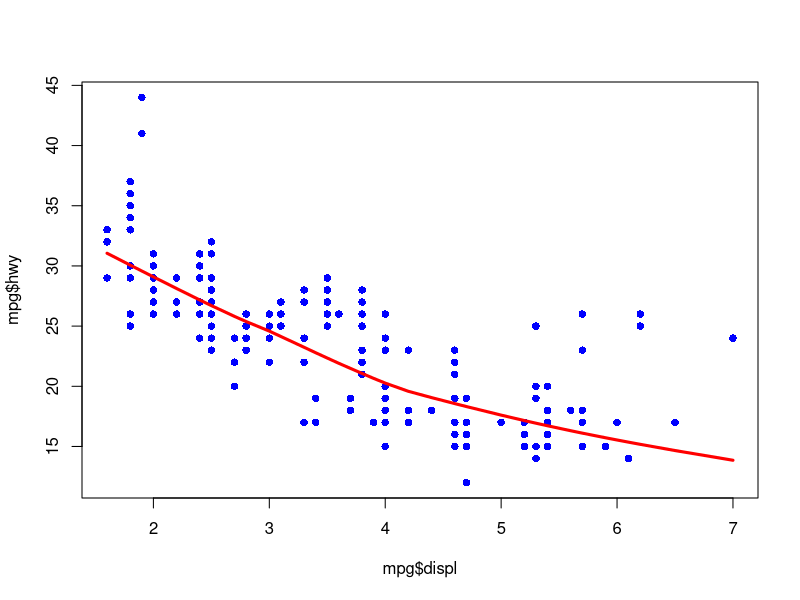
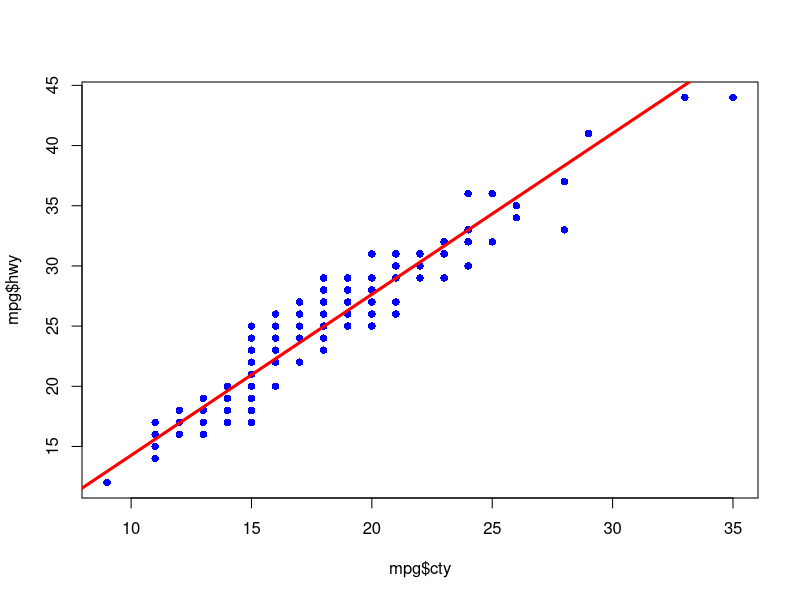
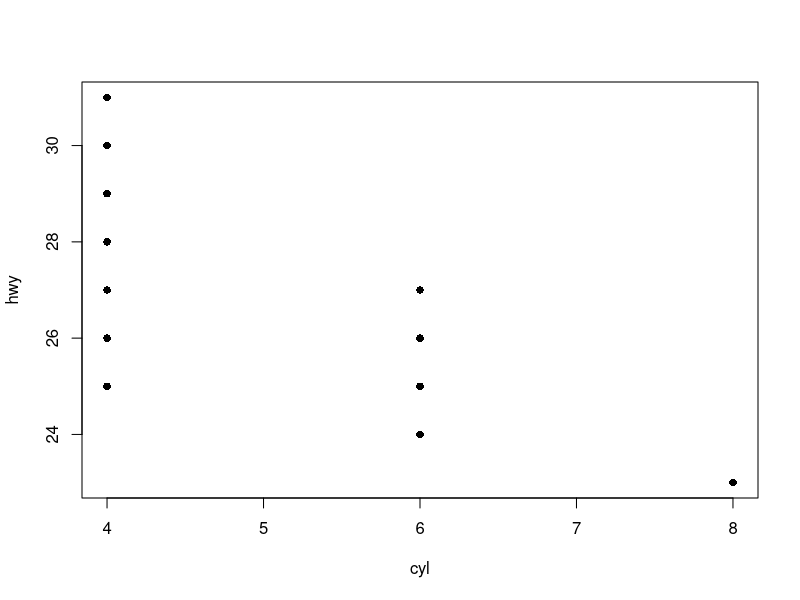
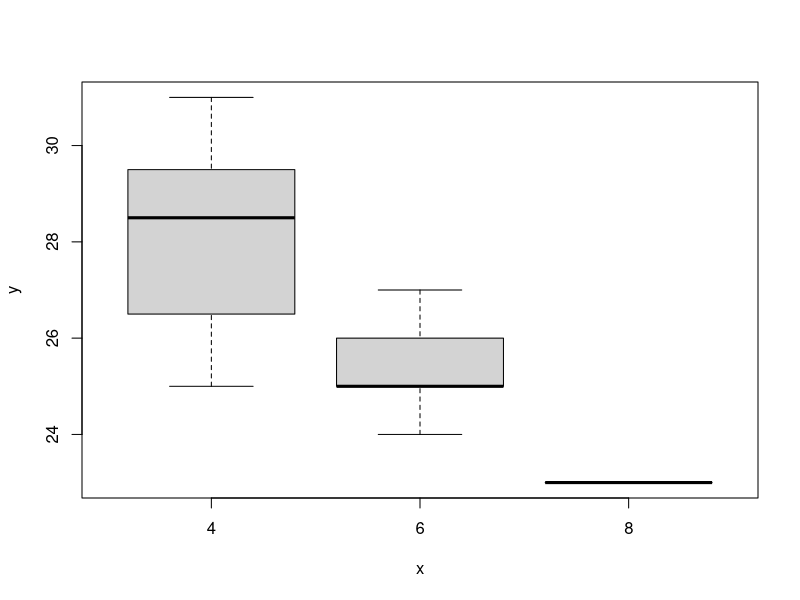
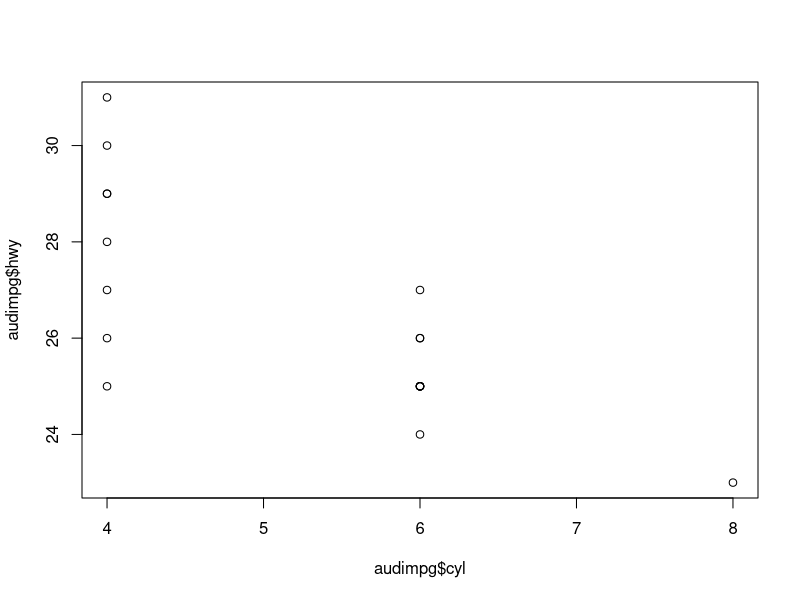
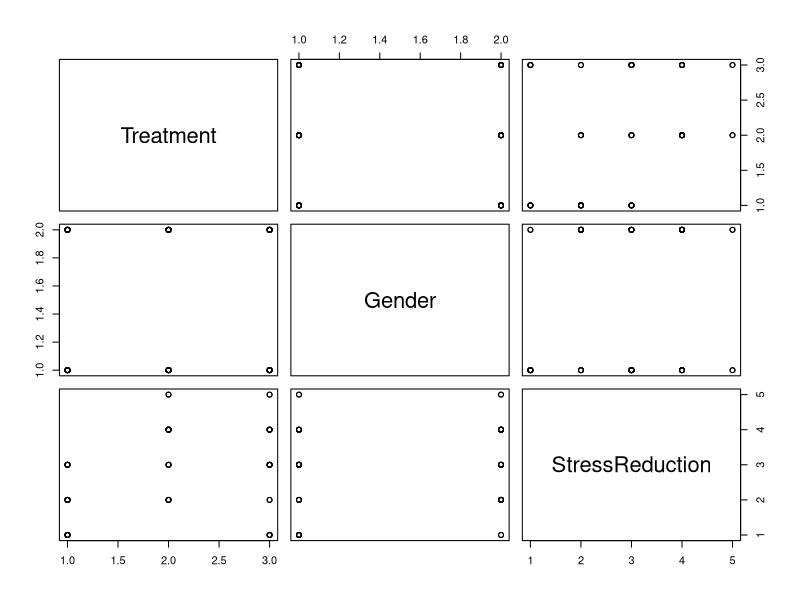

Write the R code that produced these figures, in order. (Note: this script raises an error after producing the figures.)
# R Basic Operations (Shorter Version)
#
# Matthew D. Turner
# mturner46@gsu.edu
# Georgia State University
#
# Presented to the R Users Group/R Meetup Atlanta August 28, 2018.
#
# 2018.02.25 
# Revised: 2018.08.24

# NOTES:
#
# This is the shorted version of the file that I will use for the
# actual presentation. The longer version has extra material in it
# that will not be presented.
#
# This is a file derived from an introductory meeting of the the GSU R
# users group. We had been asked by students to present some really
# basic operations in R, and this was the result. It is a somewhat
# random assortment of things people want to do in R, but it is not
# covering any particular topic or idea. It uses some basic linear
# models as examples.



## 1: Installing and Attaching Libraries
#
# When adding new features to R - INSTALL (function: install.packages)
# When USING new features in R - ATTACH (function: library or require)
#
# ONLY INSTALL PACKAGES ONCE
#
# Example install: the TIDYverse -- a set of tools that basically
# completely remakes R into a new system!

#install.packages("tidyverse")

# Loading packages for use:

library(ggplot2)    # This is what you should usually do
require(MASS)       # Used inside of packages (you see it sometimes)

#    you do not have the ggplot2 library installed, you can install it
#    with:
#
#    install.packages("ggplot2")



## 2: Data Frames
#
# Data frames are spreadsheet-like data storage. You do a lot without
# them, but basically **all** of your primary data will live in them!
# In the examples here we will use the built-in data set 'mpg'. You
# can see details by typing ?ggplot2::mpg

data(mpg)   # Set up data to use
head(mpg)   # Since we loaded ggplot2, our data frames are called *tibbles* now
dim(mpg)    # Rows and columns of data frame
names(mpg)  # Variable names
str(mpg)    # Review of the data structure (with types)

summary(mpg)     # Summary statistics for the variables

# Note that the summary function does not work as well with the
# "tidyverse" packages loaded (via ggplot2). I am not sure why this is
# the case. But with different (or no) packages loaded it works better
# with string or character variables.
#
# Selecting Variables
# 
# Picking out variables, that is columns of data, is done with the
# dollar sign ($) operator. The order is data_frame_name$column_name,
# so for our example:

mpg$hwy    # The highway milage of our cars

# Tables are good for summarizing categorical variables and work with
# tidyverse's tibbles:

table(mpg$cyl)
table(mpg$model)

# An the usual math/stats functions:

mean(mpg$cty)
sd(mpg$cty)
median(mpg$cty)   # and so on...

# In R, factors (categorical or ordinal variables) are treated more
# intelligently than character variables, so we will tell R to treat
# some of the character variables as factors. This uses the factor
# function (the arrow -> is the assignment operator, you can also use
# the equals sign = if you prefer):

mpg2 <- mpg
mpg2$manufacturer <- factor(mpg2$manufacturer) # Tell R manufacturer is a factor

# Compare the manufacturer variable in these outputs:

summary(mpg2)  # R is much smarter with the factor than the string!
summary(mpg)

# Let's do a t-test on hwy versus cty MPG
# 
# To do this we will need to do some arithmetic on variables/columns 
# of the data frame. The usual arithmetic operations work columnwise.

mpgdiff <- mpg$hwy - mpg$cty  # Get all the 234 differences
print(mpgdiff)
t.test(x = mpgdiff, conf.level = 0.99)  # One sample t-test

# Here is how to do it as a paired t-test directly on the original
# data:

t.test(x = mpg$hwy, y = mpg$cty, conf.level = 0.99, paired = TRUE)

# Compare the output from the two versions of the t-test above. Note
# that all of the usual requirements of a t-test are there.

?t.test   # for more info and for settings to change things



## 3: Some quick exploratory plots (Always look at your data!)
#
# Displacement versus highway MPG (w/scatterplot smoother)

plot(mpg$displ, mpg$hwy, pch = 16, col = "blue")         # Scatterplot

# You can add lines to plots with several commands, the simplest one
# is lines; it takes a list of x and y coordinates. The lowess command
# produces these are a result:

lines(lowess(mpg$displ, mpg$hwy), lwd = 3, col = "red")

# There are a variety of scatterplot smoothers available, LOESS (LOcal
# regrESSion) and lowess (LOcally WEighted Scatterplot Smoothing)
# being the two most popular. They vary in terms of their features and
# options and in the amount of work you have to do to use them.

# Highway MPG versus city MPG (w/regression line)
#
# R has a simple language for regression (and related) models. See the
# handout included in the repo and the slides.

plot(mpg$cty, mpg$hwy, pch = 16, col = "blue")

fit1 <- lm(hwy ~ cty, data = mpg)              # Fit a regression
abline(fit1, lwd = 3, col = "red")             # Draw regression line

# The abline function is smart and knows how to use a model to draw a
# line.



## 4: Using Indices (Easy Examples)
#
# Indexing is complicated, but powerful! It uses the **square**
# brackets. In R, **round** brackets are for functions and square
# brackets are for indexing.

head(mpg)

mpg[1,1]   # First row (item/subject/whatever) and first variable
mpg[1,]    # First row, all variables (compare with matlab's :)
mpg[,1]    # ALL rows, first variable (similar to using $)

# Note that R won't show us all the lines. See the longer form of this
# file for (1) a hack to see them, and (2) a discussion of types and 
# polymorphism in R

mpg[1:10,] # Data for first 10 "subjects" (here cars)

table(mpg$manufacturer)   # How many Audis? 

# Can we grab all of the Audis?

audimpg <- mpg[mpg$manufacturer == "audi",]  # == means "is equal to"
audimpg

# R allows logical indexing -- if you make a list of TRUE/FALSE values
# then pass this as an index to a data frame (or tibble) it returns
# the ones where it is true. Let's look at that more closely:

mpg$manufacturer == "audi"

# What we did was this, but all in one step:

temporaryVariable <- mpg$manufacturer == "audi" # Get T for Audi
newVersion <- mpg[temporaryVariable,]           # Stick these into row indices

# More ways of picking out variables:

audimpg[,5]          # List the 5th column/variable
audimpg[,"cyl"]      # List all the values of column "cyl" (by name!)
audimpg[,c("hwy","cyl")]  # Pick out two columns



## 5: An example of all of this!
#
# Get the model, highway, and city mileage from mpg for ford cars and
# put this into a new data frame.

ford_mileage <- mpg[mpg$manufacturer == "ford", c("model", "hwy", "cty")]
ford_mileage

# People often use the "attach" function to make a data frame part of
# the environment (?attach for more). This is generally considered a
# bad habit by R experts. Rather than using attach() use with() which
# wraps up a data frame with some commands in a local environment.
#
# Some plots:

with(audimpg, plot(cyl, hwy, pch = 16))
with(audimpg, plot(factor(cyl), hwy))    # Force R to treat cyl as factor

# Note that R is smart enough to recognize that a boxplot is better
# for data that appears to be in groups, in this case the levels of
# cylinders (4, 6, 8).
#
# Compare the use of with() to how we would have done the first plot
# previously:

plot(audimpg$cyl, audimpg$hwy)

# The with() function wraps up the data frame you want to use with the
# commands to be executed. This is useful for many R functions that do
# not have other ways to do this.



# 7: Importing CSV Data and Basic Stats
#
# Here is a data set on treatment for stress. It is from a designed
# (factorial) experiment. There are 3 treatments, evenly divided by
# gender (30 women and 30 men), and their stress reduction score.

stressdata <- read.csv('dataset_twoway_with_interactions.csv')

plot(stressdata)               # Quick working plot of correlations
summary(stressdata)
levels(stressdata$Treatment)   # List the levels of treatment

with(stressdata, plot(Treatment, StressReduction))  # Quick boxplots
with(stressdata, plot(Gender, StressReduction))

# This is a factor plot, used in psychology to show how relationships
# change for different levels of factors:

with(stressdata,
     interaction.plot(Treatment, Gender, StressReduction, lwd = 3))

# Finally, let's do an ANOVA. This first one models treatment type and
# gender. Each is a main effect.

fit2 <- aov(StressReduction ~ Treatment + Gender, data = stressdata)

fit2             # Printing the model tells you little
summary(fit2)    # This is the actual output most people want

# This version has the same main effects but adds the interaction. 
# Given the interaction plot this is essential for this data! This 
# can be seen in the significance of the interaction term.

fit3 <- aov(StressReduction ~ Treatment + Gender + Treatment:Gender,
            data = stressdata)

summary(fit3)

# In R, functions are polymorphic, that is, they do different things
# when given different sorts of inputs. Look at summary() and plot()
# above. (Also, try doing plot on a linear model or ANOVA result--
# make sure to look in the "console" window, as you will have to press
# the enter/return key a few times.)

plot(fit3)   # This works better for regression than for ANOVA's



# 8. Regression Example
#
# ANOVA is for binary or multi-level independent variables, while
# regression is for contiunuous independent (or predictor) variables.
# In reality, they are really the same machinery underneath, but they
# are rarely taught that way in intro statistics classes. For
# completeness, we will show a regression example here.
#
# NOTE: If you do a lot with designed experiments or standard
# regression, the car library is a good one to have available!

library(car)     # The data lives in this library

data(Prestige)
head(Prestige)

# Prestige variable: Pineo-Porter prestige score for occupation, from
# a social survey conducted in the **mid-1960's**.
#
# Demographic information was collected about the professions that
# were rated for prestige, and they include:
# 
#   + Level of income for each job (1960's dollars; median family income $6,900)
#   + Percentage of women in the job
#   + Education required for each job
#   + Job type: blue collar (bc), white collar (wc), and professional (p)

# More information about this dataset can be found by typing in
# prestige into the "help" bar.
#
# We can pick out just the variables we want:

np <- Prestige[,c(1:4)]  

head(np)
summary(np)
plot(np, pch = 16, col = "blue")

# Centering predictors is valuable for improving interpretation. This
# will make discussing the regression intercept easier. We can do this
# either as simple math or using the scale function. We can directly
# make new variables right in the data frame.

np$education.c <- scale(np$education, center = TRUE, scale = FALSE)
np$prestige.c  <- scale(np$prestige,  center = TRUE, scale = FALSE)
np$women.c     <- scale(np$women,     center = TRUE, scale = FALSE)

summary(np)

# To fit the linear model, we just use the notation language (see
# slides/handout). Traditionally regression focuses on "main effects"
# so we do not include interaction terms. But these terms are actually
# available if you want to go deeper (this falls under names like
# analysis of covariance, etc.)
#
# Here we model income as a function of the others:

m1 <- lm(income ~ education.c + prestige.c + women.c, data = np)
summary(m1)

# As the average education level in a profession does not seem
# significant we can make the model without this term and take a look:

m2 = lm(income ~ prestige.c + women.c, data = np)
summary(m2)

# So for each unit increase in (centered) prestige score, there is an
# increase in income of 165 dollars (USD for year 1965, or so).
# Similarly, as the percentage of women in a career is reduced, the
# income goes up. (Obviously, we are not reading this causally here!)
#
# The intercept of $6797 tells us the average income for a career with
# the average number of years of education, and the average percent of
# women in the job. (Centering allows us to talk like this -- without
# doing that we would have a harder time discussing intercepts.)
#
# Some people want the "ANOVA Table" for a regression problem, this
# can be obtained by:

anova(m2)

# To do a model comparison you can ask the anova function to compare
# the models (in this case there is no significant difference, as we
# might expect):

anova(m1,m2)

# EOF